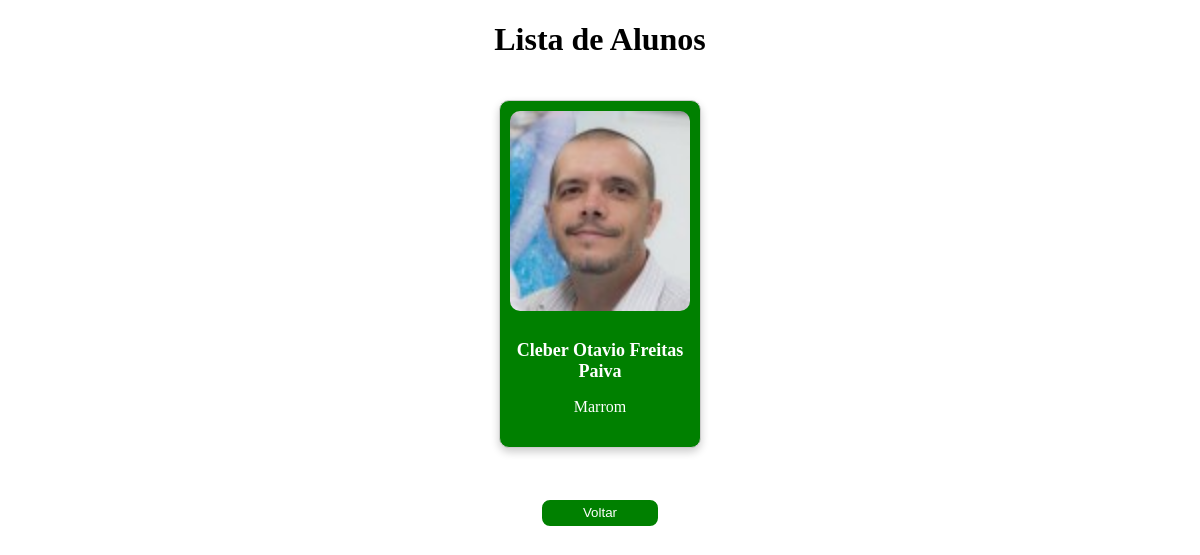
Page /listar-alunos/ (signed in) on the committed database.
### core/models.py (models this page shows, shortened)
class Aluno(models.Model):
    nome = models.CharField(max_length=100)
    data_nascimento = models.DateField()
    cpf = models.CharField(max_length=11, unique=True)  # CPF usado como username
    celular = models.CharField(max_length=15)
    email = models.EmailField(unique=True)
    matricula = models.CharField(max_length=20, unique=True)
    graduacao = models.CharField(max_length=20, choices=GRADUACAO_CHOICES)
    regional = models.CharField(max_length=20, choices=REGIONAL_CHOICES)
    funcao = models.CharField(max_length=50, choices=FUNCAO_CHOICES)
    treino = models.ForeignKey(Treino, on_delete=models.SET_NULL, null=True, blank=True)
    imagem = models.ImageField(upload_to='alunos_imagens/', null=True, blank=True)
    faixa = models.CharField(max_length=20, choices=GRADUACAO_CHOICES, null=True, blank=True)

### core/views.py (the view)
# urls.py: path('listar-alunos/', views.listar_alunos, name='listar_alunos'),
@login_required
def listar_alunos(request):
    try:
        professor = Professor.objects.get(email=request.user.email)
    except Professor.DoesNotExist:
        return redirect('home')  # Redireciona se não for professor
    alunos = Aluno.objects.all()
    return render(request, 'core/listar_alunos.html', {'alunos': alunos})

### core/templates/core/listar_alunos.html (shortened to what this page needs)
<!DOCTYPE html>
<html lang="pt-br">
<head>
</head>
<body>
    <h1 style="text-align: center;">Lista de Alunos</h1>
    <div class="container">
        {% for aluno in alunos %}
            <div class="card">
                <img style="width: 180px;" src="{% if aluno.imagem %}{{ aluno.imagem.url }}{% else %}/static/img/default.png{% endif %}" alt="Foto de {{ aluno.nome }}">
                <div class="card-body">
                    <p class="card-title">{{ aluno.nome }}</p>
                    <p class="card-text">{{ aluno.faixa }}</p>
                </div>
            </div>
        {% endfor %}
    </div>
    <div style="text-align: center;">
        <button style="margin-top: 30px;
                        width: 120px;
                        height: 30px;
                        background-color: green;
                        color: white;
                        border-radius: 10px;
                        padding: 5px;
                        border: 2px solid white;">
            <a style="color: white;
                      background-color: green;
                      text-decoration: none;"
            href="/">
                Voltar
            </a>
        </button>
    </div>
</body>
</html>

### core/templates/core/listar_alunos.html (style rules this page uses)
.container { display: flex; flex-wrap: wrap; justify-content: center; gap: 20px; padding: 20px; }
.card { width: 200px; border: 1px solid #ccc; border-radius: 10px; box-shadow: 0 4px 8px rgba(0, 0, 0, 0.2); overflow: hidden; text-align: center; background-color: green; }
.card img { width: 100%; height: 200px; object-fit: cover; margin-top: 10px; border-radius: 10px; }
.card-body { padding: 15px; }
.card-title { font-size: 18px; font-weight: bold; margin: 10px 0; color: white; }
.card-text { font-size: 16px; color: white; }

### rows in the picture
Aluno: imagem (picture), nome "Cleber Otavio Freitas Paiva", faixa "Marrom"
